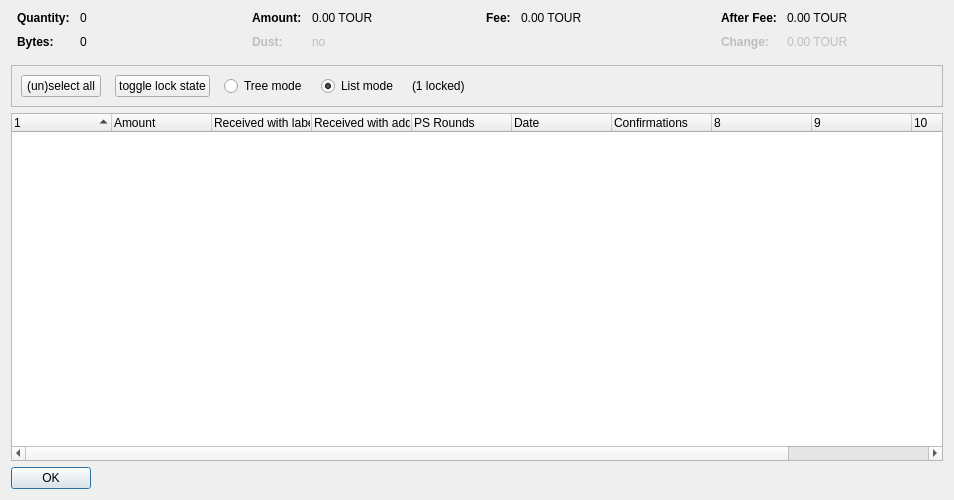
<?xml version="1.0" encoding="UTF-8"?>
<ui version="4.0">
 <class>CoinControlDialog</class>
 <widget class="QDialog" name="CoinControlDialog">
  <property name="geometry">
   <rect>
    <x>0</x>
    <y>0</y>
    <width>954</width>
    <height>500</height>
   </rect>
  </property>
  <property name="windowTitle">
   <string>Coin Selection</string>
  </property>
  <layout class="QVBoxLayout" name="verticalLayout">
   <item>
    <layout class="QHBoxLayout" name="horizontalLayoutTop" stretch="0,0,0,0">
     <property name="topMargin">
      <number>0</number>
     </property>
     <property name="bottomMargin">
      <number>10</number>
     </property>
     <item>
      <layout class="QFormLayout" name="formLayoutCoinControl1">
       <property name="horizontalSpacing">
        <number>10</number>
       </property>
       <property name="verticalSpacing">
        <number>10</number>
       </property>
       <property name="leftMargin">
        <number>6</number>
       </property>
       <property name="rightMargin">
        <number>6</number>
       </property>
       <item row="0" column="0">
        <widget class="QLabel" name="labelCoinControlQuantityText">
         <property name="font">
          <font>
           <weight>75</weight>
           <bold>true</bold>
          </font>
         </property>
         <property name="text">
          <string>Quantity:</string>
         </property>
        </widget>
       </item>
       <item row="0" column="1">
        <widget class="QLabel" name="labelCoinControlQuantity">
         <property name="cursor">
          <cursorShape>IBeamCursor</cursorShape>
         </property>
         <property name="contextMenuPolicy">
          <enum>Qt::ActionsContextMenu</enum>
         </property>
         <property name="text">
          <string notr="true">0</string>
         </property>
         <property name="textInteractionFlags">
          <set>Qt::LinksAccessibleByMouse|Qt::TextSelectableByKeyboard|Qt::TextSelectableByMouse</set>
         </property>
        </widget>
       </item>
       <item row="1" column="0">
        <widget class="QLabel" name="labelCoinControlBytesText">
         <property name="font">
          <font>
           <weight>75</weight>
           <bold>true</bold>
          </font>
         </property>
         <property name="text">
          <string>Bytes:</string>
         </property>
        </widget>
       </item>
       <item row="1" column="1">
        <widget class="QLabel" name="labelCoinControlBytes">
         <property name="cursor">
          <cursorShape>IBeamCursor</cursorShape>
         </property>
         <property name="contextMenuPolicy">
          <enum>Qt::ActionsContextMenu</enum>
         </property>
         <property name="text">
          <string notr="true">0</string>
         </property>
         <property name="textInteractionFlags">
          <set>Qt::LinksAccessibleByMouse|Qt::TextSelectableByKeyboard|Qt::TextSelectableByMouse</set>
         </property>
        </widget>
       </item>
      </layout>
     </item>
     <item>
      <layout class="QFormLayout" name="formLayoutCoinControl2">
       <property name="horizontalSpacing">
        <number>10</number>
       </property>
       <property name="verticalSpacing">
        <number>10</number>
       </property>
       <property name="leftMargin">
        <number>6</number>
       </property>
       <property name="rightMargin">
        <number>6</number>
       </property>
       <item row="0" column="0">
        <widget class="QLabel" name="labelCoinControlAmountText">
         <property name="font">
          <font>
           <weight>75</weight>
           <bold>true</bold>
          </font>
         </property>
         <property name="text">
          <string>Amount:</string>
         </property>
        </widget>
       </item>
       <item row="0" column="1">
        <widget class="QLabel" name="labelCoinControlAmount">
         <property name="cursor">
          <cursorShape>IBeamCursor</cursorShape>
         </property>
         <property name="contextMenuPolicy">
          <enum>Qt::ActionsContextMenu</enum>
         </property>
         <property name="text">
          <string notr="true">0.00 TOUR</string>
         </property>
         <property name="textInteractionFlags">
          <set>Qt::LinksAccessibleByMouse|Qt::TextSelectableByKeyboard|Qt::TextSelectableByMouse</set>
         </property>
        </widget>
       </item>
       <item row="1" column="0">
        <widget class="QLabel" name="labelCoinControlLowOutputText">
         <property name="enabled">
          <bool>false</bool>
         </property>
         <property name="font">
          <font>
           <weight>75</weight>
           <bold>true</bold>
          </font>
         </property>
         <property name="text">
          <string>Dust:</string>
         </property>
        </widget>
       </item>
       <item row="1" column="1">
        <widget class="QLabel" name="labelCoinControlLowOutput">
         <property name="enabled">
          <bool>false</bool>
         </property>
         <property name="cursor">
          <cursorShape>IBeamCursor</cursorShape>
         </property>
         <property name="contextMenuPolicy">
          <enum>Qt::ActionsContextMenu</enum>
         </property>
         <property name="text">
          <string notr="true">no</string>
         </property>
         <property name="textInteractionFlags">
          <set>Qt::LinksAccessibleByMouse|Qt::TextSelectableByKeyboard|Qt::TextSelectableByMouse</set>
         </property>
        </widget>
       </item>
      </layout>
     </item>
     <item>
      <layout class="QFormLayout" name="formLayoutCoinControl3">
       <property name="horizontalSpacing">
        <number>10</number>
       </property>
       <property name="verticalSpacing">
        <number>10</number>
       </property>
       <property name="leftMargin">
        <number>6</number>
       </property>
       <property name="rightMargin">
        <number>6</number>
       </property>
       <item row="0" column="0">
        <widget class="QLabel" name="labelCoinControlFeeText">
         <property name="font">
          <font>
           <weight>75</weight>
           <bold>true</bold>
          </font>
         </property>
         <property name="text">
          <string>Fee:</string>
         </property>
        </widget>
       </item>
       <item row="0" column="1">
        <widget class="QLabel" name="labelCoinControlFee">
         <property name="cursor">
          <cursorShape>IBeamCursor</cursorShape>
         </property>
         <property name="contextMenuPolicy">
          <enum>Qt::ActionsContextMenu</enum>
         </property>
         <property name="text">
          <string notr="true">0.00 TOUR</string>
         </property>
         <property name="textInteractionFlags">
          <set>Qt::LinksAccessibleByMouse|Qt::TextSelectableByKeyboard|Qt::TextSelectableByMouse</set>
         </property>
        </widget>
       </item>
      </layout>
     </item>
     <item>
      <layout class="QFormLayout" name="formLayoutCoinControl4">
       <property name="horizontalSpacing">
        <number>10</number>
       </property>
       <property name="verticalSpacing">
        <number>10</number>
       </property>
       <property name="leftMargin">
        <number>6</number>
       </property>
       <property name="rightMargin">
        <number>6</number>
       </property>
       <item row="0" column="0">
        <widget class="QLabel" name="labelCoinControlAfterFeeText">
         <property name="font">
          <font>
           <weight>75</weight>
           <bold>true</bold>
          </font>
         </property>
         <property name="text">
          <string>After Fee:</string>
         </property>
        </widget>
       </item>
       <item row="0" column="1">
        <widget class="QLabel" name="labelCoinControlAfterFee">
         <property name="cursor">
          <cursorShape>IBeamCursor</cursorShape>
         </property>
         <property name="contextMenuPolicy">
          <enum>Qt::ActionsContextMenu</enum>
         </property>
         <property name="text">
          <string notr="true">0.00 TOUR</string>
         </property>
         <property name="textInteractionFlags">
          <set>Qt::LinksAccessibleByMouse|Qt::TextSelectableByKeyboard|Qt::TextSelectableByMouse</set>
         </property>
        </widget>
       </item>
       <item row="1" column="0">
        <widget class="QLabel" name="labelCoinControlChangeText">
         <property name="enabled">
          <bool>false</bool>
         </property>
         <property name="font">
          <font>
           <weight>75</weight>
           <bold>true</bold>
          </font>
         </property>
         <property name="text">
          <string>Change:</string>
         </property>
        </widget>
       </item>
       <item row="1" column="1">
        <widget class="QLabel" name="labelCoinControlChange">
         <property name="enabled">
          <bool>false</bool>
         </property>
         <property name="cursor">
          <cursorShape>IBeamCursor</cursorShape>
         </property>
         <property name="contextMenuPolicy">
          <enum>Qt::ActionsContextMenu</enum>
         </property>
         <property name="text">
          <string notr="true">0.00 TOUR</string>
         </property>
         <property name="textInteractionFlags">
          <set>Qt::LinksAccessibleByMouse|Qt::TextSelectableByKeyboard|Qt::TextSelectableByMouse</set>
         </property>
        </widget>
       </item>
      </layout>
     </item>
    </layout>
   </item>
   <item>
    <widget class="QFrame" name="frame">
     <property name="minimumSize">
      <size>
       <width>0</width>
       <height>40</height>
      </size>
     </property>
     <property name="frameShape">
      <enum>QFrame::StyledPanel</enum>
     </property>
     <property name="frameShadow">
      <enum>QFrame::Sunken</enum>
     </property>
     <layout class="QHBoxLayout" name="horizontalLayout">
      <item>
       <layout class="QHBoxLayout" name="horizontalLayoutPanel" stretch="0,0,0,0,0,0">
        <property name="spacing">
         <number>14</number>
        </property>
        <item>
         <widget class="QPushButton" name="pushButtonSelectAll">
          <property name="sizePolicy">
           <sizepolicy hsizetype="Maximum" vsizetype="Fixed">
            <horstretch>0</horstretch>
            <verstretch>0</verstretch>
           </sizepolicy>
          </property>
          <property name="text">
           <string>(un)select all</string>
          </property>
          <property name="autoDefault">
           <bool>false</bool>
          </property>
         </widget>
        </item>
        <item>
         <widget class="QPushButton" name="pushButtonToggleLock">
          <property name="sizePolicy">
           <sizepolicy hsizetype="Maximum" vsizetype="Fixed">
            <horstretch>0</horstretch>
            <verstretch>0</verstretch>
           </sizepolicy>
          </property>
          <property name="text">
           <string>toggle lock state</string>
          </property>
          <property name="autoDefault">
           <bool>false</bool>
          </property>
         </widget>
        </item>
        <item>
         <widget class="QRadioButton" name="radioTreeMode">
          <property name="sizePolicy">
           <sizepolicy hsizetype="Maximum" vsizetype="Fixed">
            <horstretch>0</horstretch>
            <verstretch>0</verstretch>
           </sizepolicy>
          </property>
          <property name="text">
           <string>Tree mode</string>
          </property>
         </widget>
        </item>
        <item>
         <widget class="QRadioButton" name="radioListMode">
          <property name="sizePolicy">
           <sizepolicy hsizetype="Maximum" vsizetype="Fixed">
            <horstretch>0</horstretch>
            <verstretch>0</verstretch>
           </sizepolicy>
          </property>
          <property name="text">
           <string>List mode</string>
          </property>
          <property name="checked">
           <bool>true</bool>
          </property>
         </widget>
        </item>
        <item>
         <widget class="QLabel" name="labelLocked">
          <property name="text">
           <string>(1 locked)</string>
          </property>
         </widget>
        </item>
        <item>
         <spacer name="horizontalSpacer">
          <property name="orientation">
           <enum>Qt::Horizontal</enum>
          </property>
          <property name="sizeHint" stdset="0">
           <size>
            <width>40</width>
            <height>20</height>
           </size>
          </property>
         </spacer>
        </item>
       </layout>
      </item>
     </layout>
    </widget>
   </item>
   <item>
    <widget class="CoinControlTreeWidget" name="treeWidget">
     <property name="contextMenuPolicy">
      <enum>Qt::CustomContextMenu</enum>
     </property>
     <property name="sortingEnabled">
      <bool>false</bool>
     </property>
     <property name="columnCount">
      <number>11</number>
     </property>
     <attribute name="headerShowSortIndicator" stdset="0">
      <bool>true</bool>
     </attribute>
     <attribute name="headerStretchLastSection">
      <bool>false</bool>
     </attribute>
     <column>
      <property name="text">
       <string/>
      </property>
     </column>
     <column>
      <property name="text">
       <string>Amount</string>
      </property>
     </column>
     <column>
      <property name="text">
       <string>Received with label</string>
      </property>
     </column>
     <column>
      <property name="text">
       <string>Received with address</string>
      </property>
     </column>
     <column>
      <property name="text">
       <string>PS Rounds</string>
      </property>
     </column>
     <column>
      <property name="text">
       <string>Date</string>
      </property>
     </column>
     <column>
      <property name="text">
       <string>Confirmations</string>
      </property>
      <property name="toolTip">
       <string>Confirmed</string>
      </property>
     </column>
     <column>
      <property name="text">
       <string/>
      </property>
     </column>
     <column>
      <property name="text">
       <string/>
      </property>
     </column>
     <column>
      <property name="text">
       <string/>
      </property>
     </column>
     <column>
      <property name="text">
       <string/>
      </property>
     </column>
    </widget>
   </item>
   <item>
    <widget class="QDialogButtonBox" name="buttonBox">
     <property name="sizePolicy">
      <sizepolicy hsizetype="Maximum" vsizetype="Fixed">
       <horstretch>0</horstretch>
       <verstretch>0</verstretch>
      </sizepolicy>
     </property>
     <property name="orientation">
      <enum>Qt::Horizontal</enum>
     </property>
     <property name="standardButtons">
      <set>QDialogButtonBox::Ok</set>
     </property>
    </widget>
   </item>
  </layout>
 </widget>
 <customwidgets>
  <customwidget>
   <class>CoinControlTreeWidget</class>
   <extends>QTreeWidget</extends>
   <header>coincontroltreewidget.h</header>
  </customwidget>
 </customwidgets>
 <resources/>
 <connections/>
</ui>
